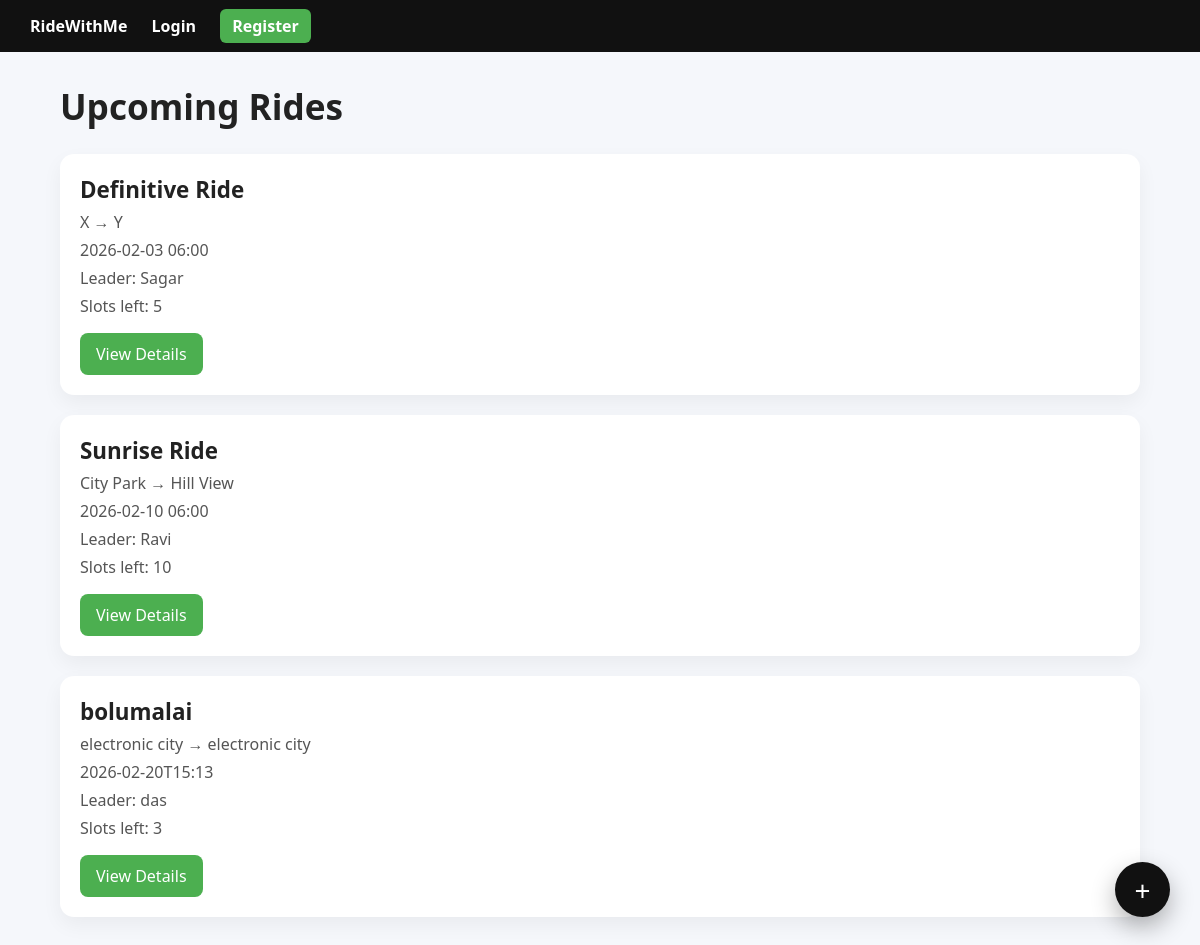
Before: / with the older database file.
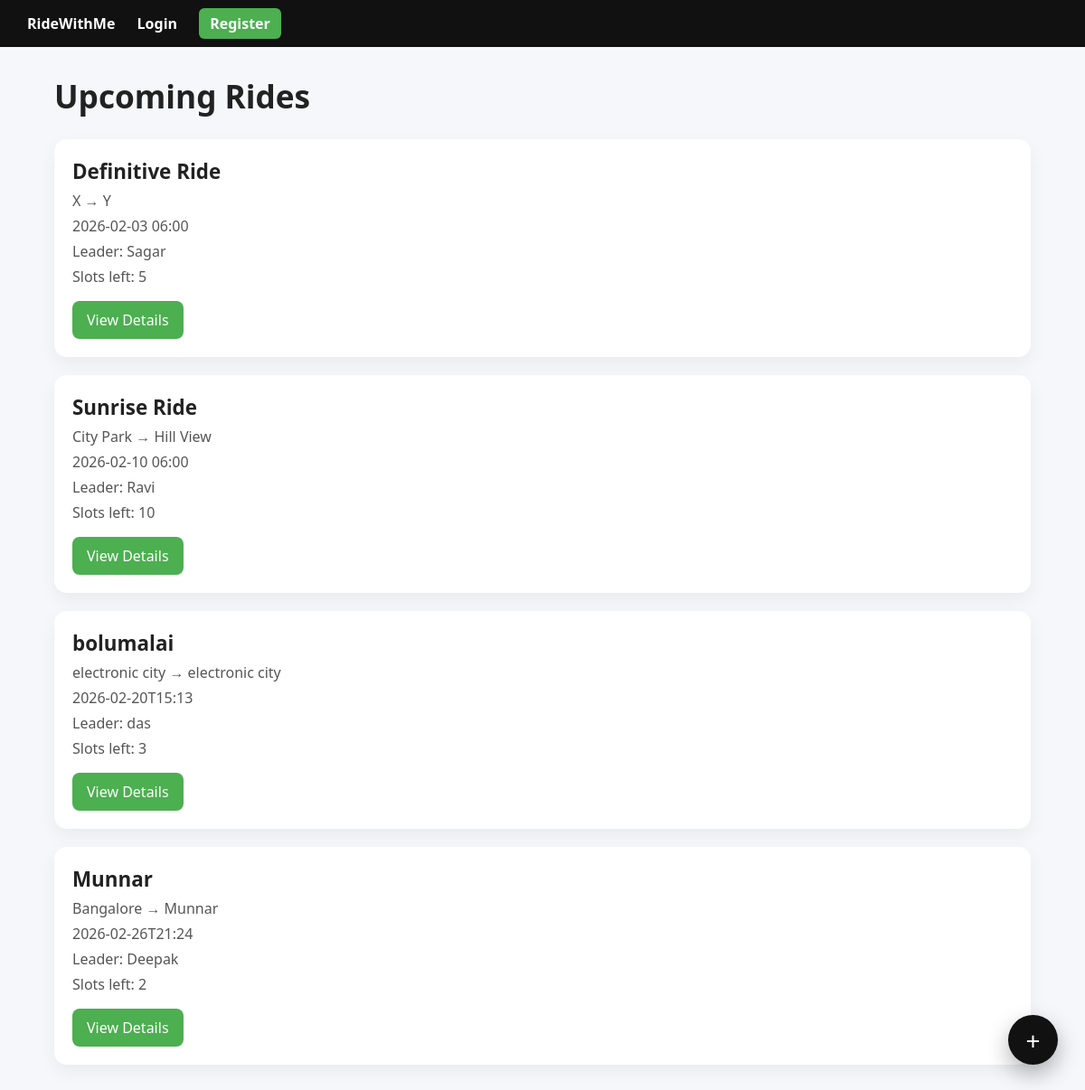
After: the same page with the newer database file.
### tables this page shows
CREATE TABLE rides (
    id INTEGER PRIMARY KEY AUTOINCREMENT,
    title TEXT NOT NULL,
    description TEXT,
    start_location TEXT NOT NULL,
    end_location TEXT NOT NULL,
    start_datetime TEXT NOT NULL,
    max_participants INTEGER NOT NULL,
    leader_name TEXT NOT NULL,
    leader_contact TEXT NOT NULL,
    created_at TEXT DEFAULT CURRENT_TIMESTAMP
);

### app/blueprints/rides/routes.py (the view)
@rides_bp.route("/")
def home():
    rides = list_rides()
    return render_template("home.html", rides=rides)

### app/__init__.py (called while the page is built)
def create_app():
    app = Flask(__name__)
    app.config.from_object("app.config.Config")
    @app.context_processor
    def inject_config():
        return dict(config=app.config)
    from app.blueprints.rides.routes import rides_bp
    app.register_blueprint(rides_bp)
    app.register_blueprint(admin_bp)
    app.register_blueprint(auth_bp)
    app.teardown_appcontext(close_db)
    return app

### app/blueprints/rides/repository.py (called while the page is built)
def get_upcoming_rides():
    db = get_db()
    cursor = db.execute("""
        SELECT *,
        (max_participants) as available_slots
        FROM rides
        ORDER BY start_datetime ASC
    """)
    return cursor.fetchall()

### app/blueprints/rides/services.py (called while the page is built)
def list_rides():
    return get_upcoming_rides()

### app/db.py (called while the page is built)
def get_db():
    if "db" not in g:
        g.db = sqlite3.connect(
            current_app.config["DATABASE"],
            detect_types=sqlite3.PARSE_DECLTYPES
        )
        g.db.row_factory = sqlite3.Row
    return g.db

### app/templates/home.html
{% extends "base.html" %}
{% block content %}
<h1>Upcoming Rides</h1>
{% for ride in rides %}
  <div class="ride-card">
    <div class="ride-title">{{ ride.title }}</div>
    <div class="meta">
      {{ ride.start_location }} → {{ ride.end_location }}
    </div>
    <div class="meta">
      {{ ride.start_datetime }}
    </div>
    <div class="meta">
      Leader: {{ ride.leader_name }}
    </div>
    <div class="meta">
      Slots left: {{ ride.available_slots }}
    </div>
    <a class="btn" href="/rides/{{ ride.id }}">View Details</a>
  </div>
{% endfor %}
{% if config.ADMIN_MODE %}
<a class="floating-add" href="/admin/rides/new">+</a>
{% endif %}
{% endblock %}

### app/templates/base.html (shortened to what this page needs)
<!doctype html>
<html>
<head>
  <link rel="stylesheet" href="{{ url_for('static', filename='css/style.css') }}">
</head>
<body>
<nav>
  <a href="/">RideWithMe</a>
  {% if session.get("user_id") %}
    <a href="/logout">Logout</a>
  {% else %}
    <a href="/login">Login</a>
    <a class="nav-btn" href="/register">Register</a>
  {% endif %}
</nav>
<div class="container">
  {% block content %}{% endblock %}
</div>
</body>
</html>

### app/static/css/style.css (style rules this page uses)
body { font-family: 'Segoe UI', sans-serif; margin: 0; background: #f5f7fb; color: #222; }
nav { background: #111; padding: 15px 30px; }
nav a { color: white; margin-right: 20px; text-decoration: none; font-weight: bold; }
.nav-btn { background: #4CAF50; padding: 6px 12px; border-radius: 6px; }
.container { width: 90%; max-width: 1100px; margin: 30px auto; }
h1 { font-size: 2.2rem; }
.ride-card { background: white; padding: 20px; margin-bottom: 20px; border-radius: 14px; box-shadow: 0 8px 20px rgba(0,0,0,0.05); transition: 0.3s; }
.ride-title { font-size: 1.4rem; font-weight: bold; }
.meta { color: #555; margin: 6px 0; }
.btn { background: #4CAF50; color: white; padding: 10px 16px; border-radius: 8px; text-decoration: none; display: inline-block; margin-top: 10px; }
.floating-add { position: fixed; bottom: 30px; right: 30px; background: #111; color: white; font-size: 28px; width: 55px; height: 55px; border-radius: 50%; display: flex; align-items: center; justify-content: center; text-decoration: none; box-shadow: 0 10px 25px rgba(0,0,0,0.3); }

Changed rows visible on the page:
added rides: title "Munnar", start_location "Bangalore", end_location "Munnar", start_datetime "2026-02-26T21:24", leader_name "Deepak", available_slots "2"
